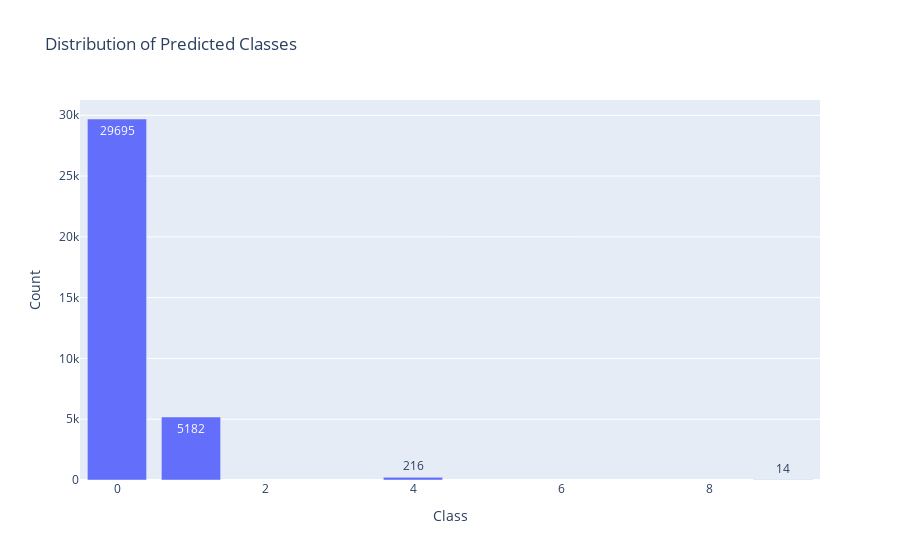
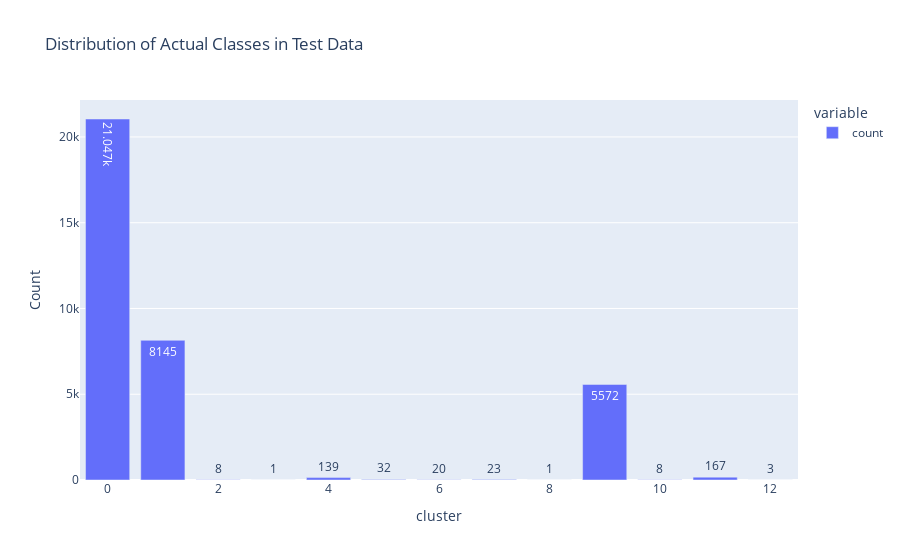

The notebook cell saved with these charts, in order:
### Code cell
import plotly.express as px

# Визуализация распределения предсказанных классов
fig = px.bar(
    class_counts.reset_index(),
    x='predicted_class',
    y='count',
    title='Distribution of Predicted Classes',
    labels={'predicted_class': 'Class', 'count': 'Count'},
    text='count'
)
fig.show()

# Визуализация распределения классов в тестовой выборке
test_class_counts = y_test.value_counts().sort_index()
fig_test = px.bar(
    test_class_counts,
    title='Distribution of Actual Classes in Test Data',
    labels={'index': 'Class', 'value': 'Count'},
    text_auto=True
)
fig_test.show()

### Figure 1 — Plotly figure (JSON) as saved in the notebook; plotly's stock layout.template omitted (floating-point values rounded to 4 significant figures)
{"data": [{"alignmentgroup": "True", "hovertemplate": "Class=%{x}<br>Count=%{text}<extra></extra>", "legendgroup": "", "marker": {"color": "#636efa", "pattern": {"shape": ""}}, "name": "", "offsetgroup": "", "orientation": "v", "showlegend": false, "text": [29695, 5182, 216, 14], "textposition": "auto", "type": "bar", "x": [0, 1, 4, 9], "xaxis": "x", "y": [29695, 5182, 216, 14], "yaxis": "y"}], "layout": {"barmode": "relative", "legend": {"tracegroupgap": 0}, "title": {"text": "Distribution of Predicted Classes"}, "xaxis": {"anchor": "y", "domain": [0, 1], "title": {"text": "Class"}}, "yaxis": {"anchor": "x", "domain": [0, 1], "title": {"text": "Count"}}}}

### Figure 2 — Plotly figure (JSON) as saved in the notebook; plotly's stock layout.template omitted (floating-point values rounded to 4 significant figures)
{"data": [{"alignmentgroup": "True", "hovertemplate": "variable=count<br>cluster=%{x}<br>Count=%{y}<extra></extra>", "legendgroup": "count", "marker": {"color": "#636efa", "pattern": {"shape": ""}}, "name": "count", "offsetgroup": "count", "orientation": "v", "showlegend": true, "textposition": "auto", "texttemplate": "%{y}", "type": "bar", "x": [0, 1, 2, 3, 4, 5, 6, 7, 8, 9, 10, 11, 12], "xaxis": "x", "y": [21047, 8145, 8, 1, 139, 32, 20, 23, 1, 5572, 8, 167, 3], "yaxis": "y"}], "layout": {"barmode": "relative", "legend": {"title": {"text": "variable"}, "tracegroupgap": 0}, "title": {"text": "Distribution of Actual Classes in Test Data"}, "xaxis": {"anchor": "y", "domain": [0, 1], "title": {"text": "cluster"}}, "yaxis": {"anchor": "x", "domain": [0, 1], "title": {"text": "Count"}}}}
